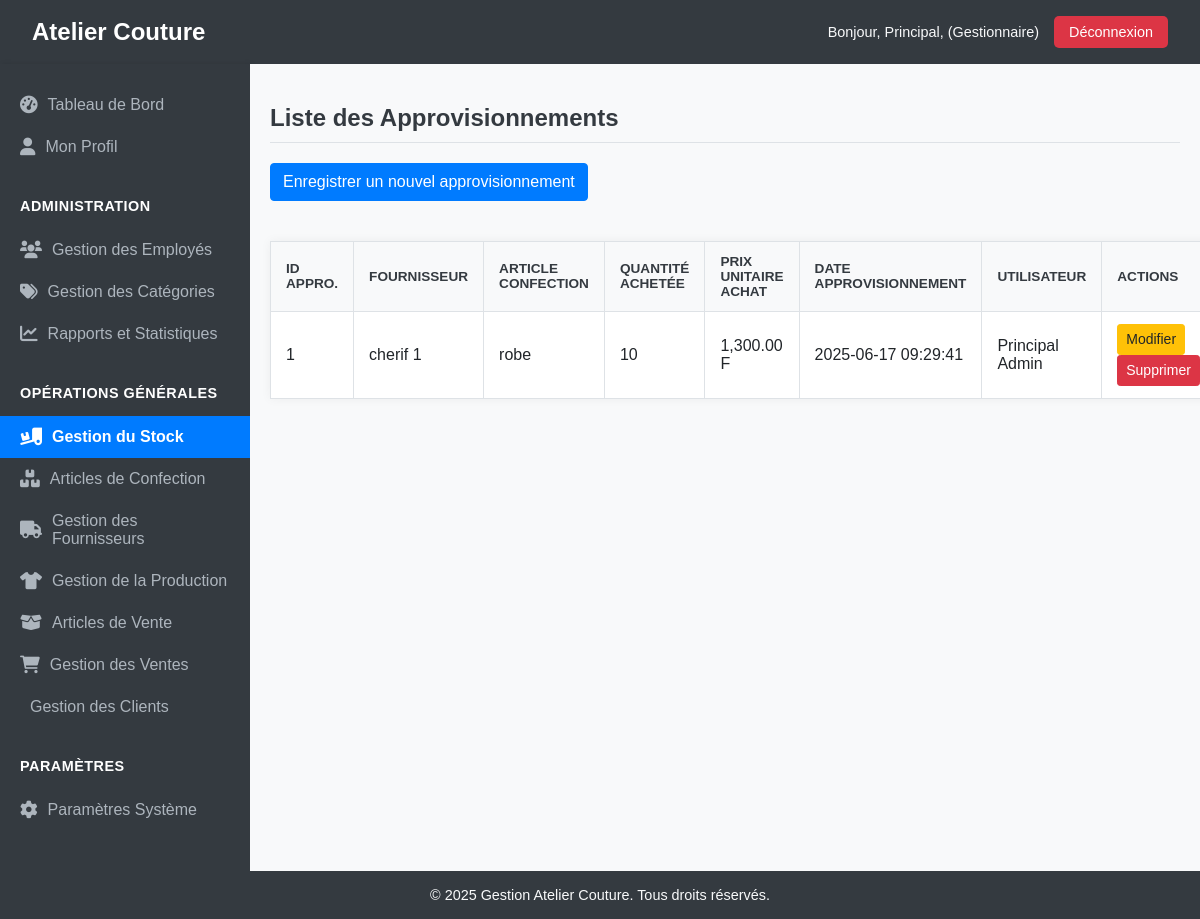
The app's page /index.php?action=approvisionnements (signed in) with its own data.
### tables this page shows
CREATE TABLE IF NOT EXISTS `approvisionnements` (
  `approvisionnement_id` int NOT NULL AUTO_INCREMENT,
  `article_confection_id` int NOT NULL,
  `fournisseur_id` int NOT NULL,
  `utilisateur_id` int NOT NULL,
  `date_approvisionnement` datetime DEFAULT CURRENT_TIMESTAMP,
  `quantite_achetee` int NOT NULL,
  `prix_unitaire_achat` decimal(10,2) NOT NULL,
  `montant_total` decimal(10,2) NOT NULL,
  `observation` text,
  `statut` varchar(50) NOT NULL DEFAULT 'reçu',
  PRIMARY KEY (`approvisionnement_id`),
  KEY `article_confection_id` (`article_confection_id`),
  KEY `fournisseur_id` (`fournisseur_id`),
  KEY `utilisateur_id` (`utilisateur_id`)
);

### src/Controllers/Controller.php (called while the page is built, shortened)
<?php
abstract class Controller {
    protected function render(string $path, array $data = []): void {
        extract($data);
        require_once ROOT_PATH . '/vues/' . $path . '.php';
    }
}

### src/Controllers/ApprovisionnementController.php (called while the page is built, shortened)
<?php
class ApprovisionnementController extends Controller {
    private $approvisionnementService;
    public function __construct() {
        $this->approvisionnementService = new ApprovisionnementService();
    }
    public function list(): void {
        $approvisionnements = $this->approvisionnementService->getApprovisionnementsWithRelatedNames();
        $this->render('approvisionnements/liste', [
            'approvisionnements' => $approvisionnements,
            'title' => 'Liste des Approvisionnements'
        ]);
    }
}

### config/config.php (called while the page is built, shortened)
<?php
spl_autoload_register(function ($class) {
    $prefix = 'App\\';
    $base_dir = ROOT_PATH . '/src/';
    $len = strlen($prefix);
    $relative_class = substr($class, $len);
    $file = $base_dir . str_replace('\\', '/', $relative_class) . '.php';
});
?>

### src/Repositories/ConnexionBD.php (called while the page is built, shortened)
<?php
class ConnexionBD {
    private static $instance = null;
    private $conn;
    private function __construct() {
        $this->host = DB_HOST;
        $this->db_name = DB_NAME;
        $this->username = DB_USER;
        $this->password = DB_PASSWORD;
        try {
            $dsn = "mysql:host={$this->host};dbname={$this->db_name};charset=utf8mb4";
            $options = [
                PDO::ATTR_ERRMODE            => PDO::ERRMODE_EXCEPTION,
                PDO::ATTR_DEFAULT_FETCH_MODE => PDO::FETCH_ASSOC,
                PDO::ATTR_EMULATE_PREPARES   => false,
            ];
            $this->conn = new PDO($dsn, $this->username, $this->password, $options);
        } catch (PDOException $e) {
            die("Erreur de connexion à la base de données : " . $e->getMessage());
        }
    }
    public static function getInstance() {
        if (self::$instance === null) {
            self::$instance = new ConnexionBD();
        }
        return self::$instance;
    }
    public function getConnexion() {
        return $this->conn;
    }
}

### src/Services/ApprovisionnementService.php (called while the page is built, shortened)
<?php
class ApprovisionnementService {
    private $approvisionnementRepository;
    private $articleConfectionRepository;
    private $fournisseurService;
    public function __construct() {
        $this->approvisionnementRepository = new ApprovisionnementRepository();
        $this->articleConfectionRepository = new ArticleConfectionRepository();
        $this->fournisseurService = new FournisseurService();
    }
    public function getAllApprovisionnements(): array {
        $approvisionnementsData = $this->approvisionnementRepository->findAll();
        $approvisionnements = [];
        foreach ($approvisionnementsData as $data) {
            $approvisionnements[] = (new Approvisionnement())->fromArray($data);
        }
        return $approvisionnements;
    }
    public function getArticlesConfectionForForm(): array {
        $articlesData = $this->articleConfectionRepository->findAll();
        $articles = [];
        foreach ($articlesData as $data) {
            $articles[] = (new ArticleConfection())->fromArray($data);
        }
        return $articles;
    }
    public function getApprovisionnementsWithRelatedNames(): array {
        $approvisionnements = $this->getAllApprovisionnements();
        $fournisseurs = $this->fournisseurService->getAllFournisseurs();
        $articlesConfection = $this->getArticlesConfectionForForm();
        return $approvisionnements;
    }
}

### src/Repositories/BaseRepository.php (called while the page is built, shortened)
<?php
abstract class BaseRepository {
    protected $db;
    protected $table;
    public function __construct(string $table, string $idColumn = 'id') {
        $this->db = ConnexionBD::getInstance()->getConnexion();
        $this->table = $table;
    }
    public function findAll(): array {
        $stmt = $this->db->query("SELECT * FROM {$this->table} WHERE statut = 'actif'");
        return $stmt->fetchAll(PDO::FETCH_ASSOC);
    }
}

### src/Repositories/ApprovisionnementRepository.php (called while the page is built, shortened)
<?php
class ApprovisionnementRepository extends BaseRepository {
       public function findAll(): array {
        $stmt = $this->db->query("SELECT * FROM {$this->table} WHERE statut = 'reçu'");
        return $stmt->fetchAll(PDO::FETCH_ASSOC);
    }
}

### src/Models/Approvisionnement.php (called while the page is built, shortened)
<?php
class Approvisionnement {
    public function setApprovisionnementId(?int $approvisionnement_id): self { $this->approvisionnement_id = $approvisionnement_id; return $this; }
    public function setFournisseurId(?int $fournisseur_id): self { $this->fournisseur_id = $fournisseur_id; return $this; }
    public function setArticleConfectionId(?int $article_confection_id): self { $this->article_confection_id = $article_confection_id; return $this; }
    public function setQuantiteAchetee(?int $quantite_achetee): self { $this->quantite_achetee = $quantite_achetee; return $this; }
    public function setPrixUnitaireAchat(?float $prix_unitaire_achat): self { $this->prix_unitaire_achat = $prix_unitaire_achat; return $this; }
    public function setDateApprovisionnement(?string $date_approvisionnement): self { $this->date_approvisionnement = $date_approvisionnement; return $this; }
    public function setUtilisateurId(?int $utilisateur_id): self { $this->utilisateur_id = $utilisateur_id; return $this; }
    public function fromArray(array $data): self {
        return $this;
    }
}

### src/Services/FournisseurService.php (called while the page is built, shortened)
<?php
class FournisseurService {
    private $fournisseurRepository;
    public function __construct() {
        $this->fournisseurRepository = new FournisseurRepository();
    }
    public function getAllFournisseurs(): array {
        $fournisseursData = $this->fournisseurRepository->findAll();
        $fournisseurs = [];
        foreach ($fournisseursData as $data) {
            $fournisseurs[] = (new Fournisseur())->fromArray($data);
        }
        return $fournisseurs;
    }
}

### src/Models/Fournisseur.php (called while the page is built, shortened)
<?php
class Fournisseur {
    public function setFournisseurId(?int $fournisseur_id): self { $this->fournisseur_id = $fournisseur_id; return $this; }
    public function setNomEntreprise(?string $nom_entreprise): self { $this->nom_entreprise = $nom_entreprise; return $this; }
    public function setContactPersonne(?string $contact_personne): self { $this->contact_personne = $contact_personne; return $this; }
    public function setEmail(?string $email): self { $this->email = $email; return $this; }
    public function setTelephone(?string $telephone): self { $this->telephone = $telephone; return $this; }
    public function setAdresse(?string $adresse): self { $this->adresse = $adresse; return $this; }
    public function setDateCreation(?string $date_creation): self { $this->date_creation = $date_creation; return $this; }
    public function setStatut(?string $statut): self { $this->statut = $statut; return $this; }
    public function fromArray(array $data): self {
        return $this;
    }
}

### src/Models/ArticleConfection.php (called while the page is built, shortened)
<?php
class ArticleConfection {
    public function setArticleConfectionId(?int $article_confection_id): self { $this->article_confection_id = $article_confection_id; return $this; }
    public function setNomArticle(?string $nom_article): self { $this->nom_article = $nom_article; return $this; }
    public function setDescription(?string $description): self { $this->description = $description; return $this; }
    public function setPrixUnitaireAchat(?float $prix_unitaire_achat): self { $this->prix_unitaire_achat = $prix_unitaire_achat; return $this; }
    public function setUniteMesure(?string $unite_mesure): self { $this->unite_mesure = $unite_mesure; return $this; }
    public function setQuantiteStock(?int $quantite_stock): self { $this->quantite_stock = $quantite_stock; return $this; }
    public function setFournisseurId(?int $fournisseur_id): self { $this->fournisseur_id = $fournisseur_id; return $this; }
    public function setCategorieId(?int $categorie_id): self { $this->categorie_id = $categorie_id; return $this; }
    public function setDateCreation(?string $date_creation): self { $this->date_creation = $date_creation; return $this; }
    public function setStatut(?string $statut): self { $this->statut = $statut; return $this; }
    public function fromArray(array $data): self {
        return $this;
    }
}

### vues/approvisionnements/liste.php (the view, shortened to what this page needs)
<?php require_once ROOT_PATH . '/vues/includes/header.php'; ?>
<main class="content">
    <h2><?= htmlspecialchars($title) ?></h2>
    <a href="<?= BASE_URL ?>index.php?action=ajouterApprovisionnement" class="btn btn-primary" style="margin-bottom: 20px;">Enregistrer un nouvel approvisionnement</a>
    <?php if (!empty($approvisionnements)): ?>
        <table>
            <thead>
                <tr>
                    <th>ID Appro.</th>
                    <th>Fournisseur</th>
                    <th>Article Confection</th>
                    <th>Quantité Achetée</th>
                    <th>Prix Unitaire Achat</th>
                    <th>Date Approvisionnement</th>
                    <th>Utilisateur</th>
                    <th>Actions</th>
                </tr>
            </thead>
            <tbody>
                <?php foreach ($approvisionnements as $approvisionnement): ?>
                    <tr>
                        <td><?= htmlspecialchars($approvisionnement->getApprovisionnementId() ?? '') ?></td>
                        <td><?= htmlspecialchars($approvisionnement->fournisseur_nom ?? 'N/A') ?></td>
                        <td><?= htmlspecialchars($approvisionnement->article_confection_nom ?? 'N/A') ?></td>
                        <td><?= htmlspecialchars($approvisionnement->getQuantiteAchetee() ?? '') ?></td>
                        <td><?= htmlspecialchars(number_format($approvisionnement->getPrixUnitaireAchat() ?? 0, 2) . ' F') ?></td>
                        <td><?= htmlspecialchars($approvisionnement->getDateApprovisionnement() ?? '') ?></td>
                        <td><?= htmlspecialchars($approvisionnement->utilisateur_nom ?? 'N/A') ?></td>
                        <td>
                            <a href="<?= BASE_URL ?>index.php?action=modifierApprovisionnement&id=<?= $approvisionnement->getApprovisionnementId() ?>" class="btn btn-sm btn-warning">Modifier</a>
                            <a href="<?= BASE_URL ?>index.php?action=supprimerApprovisionnement&id=<?= $approvisionnement->getApprovisionnementId() ?>" class="btn btn-sm btn-danger" onclick="return confirm('Êtes-vous sûr de vouloir SUPPRIMER DÉFINITIVEMENT cet approvisionnement ? Cette action est irréversible et n\'annulera PAS l\'ajout au stock.');">Supprimer</a>
                        </td>
                    </tr>
                <?php endforeach; ?>
            </tbody>
        </table>
    <?php else: ?>
        <p>Aucun approvisionnement trouvé.</p>
    <?php endif; ?>
</main>
<?php require_once ROOT_PATH . '/vues/includes/footer.php'; ?>

### public/assets/css/style.css (style rules this page uses)
:root { --primary-color: #007bff; --secondary-color: #6c757d; --success-color: #28a745; --warning-color: #ffc107; --danger-color: #dc3545; --info-color: #17a2b8; --light-color: #f8f9fa; --dark-color: #343a40; --header-bg: #343a40; --sidebar-bg: #343a40; --sidebar-link-color: #adb5bd; --sidebar-link-hover-bg: #495057; --sidebar-active-link-bg: #007bff; --content-bg: #f8f9fa; --border-color: #dee2e6; --text-color: #212529; }
body { font-family: Arial, sans-serif; margin: 0; padding: 0; display: flex; flex-direction: column; min-height: 100vh; background-color: var(--content-bg); color: var(--text-color); }
.content { flex: 1; padding: 20px; background-color: var(--content-bg); overflow-y: auto; }
.content h2 { color: var(--dark-color); margin-bottom: 20px; border-bottom: 1px solid var(--border-color); padding-bottom: 10px; }
table { width: 100%; border-collapse: collapse; margin-top: 20px; background-color: white; box-shadow: 0 0 10px rgba(0, 0, 0, 0.05); }
table th, table td { border: 1px solid var(--border-color); padding: 12px 15px; text-align: left; }
table th { background-color: var(--light-color); color: var(--dark-color); font-weight: bold; text-transform: uppercase; font-size: 0.85rem; }
.btn { display: inline-block; font-weight: 400; color: white; text-align: center; vertical-align: middle; -webkit-user-select: none; -moz-user-select: none; -ms-user-select: none; user-select: none; background-color: transparent; border: 1px solid transparent; padding: 0.375rem 0.75rem; font-size: 1rem; line-height: 1.5; border-radius: 0.25rem; transition: color 0.15s ease-in-out, background-color 0.15s ease-in-out, border-color 0.15s ease-in-out, box-shadow 0.15s ease-in-out; text-decoration: none; }
.btn-primary { color: white; background-color: var(--primary-color); border-color: var(--primary-color); }
.btn-warning { color: #212529; background-color: var(--warning-color); border-color: var(--warning-color); }
.btn-danger { color: white; background-color: var(--danger-color); border-color: var(--danger-color); }
.btn-sm { padding: 0.25rem 0.5rem; font-size: 0.875rem; border-radius: 0.2rem; }

### records on screen
approvisionnements: approvisionnement_id "1", fournisseur "cherif 1", article_confection "robe", quantite_achetee "10", prix_unitaire_achat "1,300.00 F", date_approvisionnement "2025-06-17 09:29:41", utilisateur "Principal Admin"

### other values on screen
$_SESSION['user_prenom'] "Principal"
$_SESSION['user_role'] "Gestionnaire"
$title "Liste des Approvisionnements"
